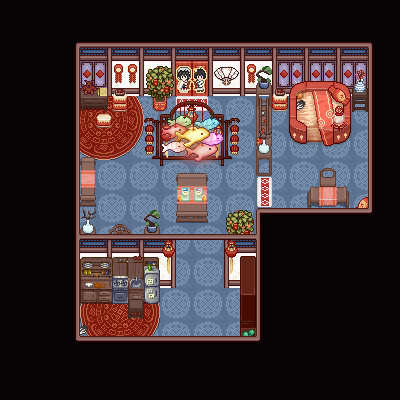

Tiled map render using the project's own tile images. Description and the map definition, with tile-layer contents summarised, below:
An orthogonal 25x25 tile map with 16x16 px tiles, 5 tile layers (Back, Back1, Buildings, Front, ...), 1 hidden layer not drawn, 3 tilesets and 22 objects (22x TileData).

<map version="1.10" tiledversion="1.11.0" orientation="orthogonal" renderorder="right-down" width="25" height="25" tilewidth="16" tileheight="16" infinite="0" nextlayerid="17" nextobjectid="39">
 <properties>
  <property name="Music" value="Guiyuantianxi" />
  <property name="NightTiles" value="Buildings 14 9 229  Buildings 9 9 228 Front 14 7 167 Front 14 8 198 Front 9 7 166 Front 9 8 197" />
  <property name="Warp" value="7 17 Mountain 10 12" />
 </properties>
 <tileset firstgid="1" name="spring_outdoorsTileSheet" tilewidth="16" tileheight="16" tilecount="1975" columns="25">
  <image source="assets/spring_outdoorsTileSheet.png" width="400" height="1264" />
 </tileset>
 <tileset firstgid="1976" name="m" tilewidth="16" tileheight="16" tilecount="2480" columns="31">
  <image source="assets/m.png" width="496" height="1280" />
 </tileset>
 <tileset firstgid="4456" name="paths" tilewidth="16" tileheight="16" tilecount="36" columns="4">
  <image source="assets/paths.png" width="64" height="144" />
 </tileset>
 <layer id="1" name="Back" width="25" height="25">
  <data>[625 cells, 252 non-empty, 14 distinct tile ids]</data>
 </layer>
 <layer id="16" name="Back1" width="25" height="25">
  <data>[625 cells, 95 non-empty, 53 distinct tile ids]</data>
 </layer>
 <layer id="3" name="Buildings" width="25" height="25">
  <data>[625 cells, 464 non-empty, 116 distinct tile ids]</data>
 </layer>
 <layer id="7" name="Front" width="25" height="25">
  <properties>
   <property name="Warp" value="17 19 cxxmap.RES5 70 39" />
  </properties>
  <data>[625 cells, 89 non-empty, 57 distinct tile ids]</data>
 </layer>
 <layer id="11" name="AlwaysFront" width="25" height="25">
  <data>[625 cells, 12 non-empty, 12 distinct tile ids]</data>
 </layer>
 <layer id="13" name="Paths" width="25" height="25" visible="0">
  <data>[625 cells, 19 non-empty, 1 distinct tile ids]</data>
 </layer>
 <objectgroup id="2" name="Back" />
 <objectgroup id="4" name="Buildings">
  <object id="4" name="TileData" x="176" y="80" width="16" height="16">
   <properties>
    <property name="Action" value="Warp 61 33 Mountain" />
   </properties>
  </object>
  <object id="22" name="TileData" x="192" y="80" width="16" height="16">
   <properties>
    <property name="Action" value="Warp 61 33 Mountain" />
   </properties>
  </object>
  <object id="7" name="TileData" x="272" y="96" width="16" height="16">
   <properties>
    <property name="Action" value="Message &quot;Dongtian.13&quot;" />
   </properties>
  </object>
  <object id="33" name="TileData" x="96" y="112" width="16" height="16">
   <properties>
    <property name="Action" value="Message &quot;Dongtian.17&quot;" />
   </properties>
  </object>
  <object id="28" name="TileData" x="320" y="80" width="16" height="16">
   <properties>
    <property name="Action" value="Message &quot;Dongtian.3&quot;" />
   </properties>
  </object>
  <object id="30" name="TileData" x="304" y="80" width="16" height="16">
   <properties>
    <property name="Action" value="Message &quot;Dongtian.10&quot;" />
   </properties>
  </object>
  <object id="8" name="TileData" x="352" y="96" width="16" height="16">
   <properties>
    <property name="Action" value="Message &quot;Dongtian.18&quot;" />
   </properties>
  </object>
  <object id="10" name="TileData" x="224" y="80" width="16" height="16">
   <properties>
    <property name="Action" value="Message &quot;Dongtian.9&quot;" />
   </properties>
  </object>
  <object id="11" name="TileData" x="256" y="112" width="16" height="16">
   <properties>
    <property name="Action" value="Message &quot;Dongtian.12&quot;" />
   </properties>
  </object>
  <object id="12" name="TileData" x="80" y="80" width="16" height="16">
   <properties>
    <property name="Action" value="Message &quot;Dongtian.4&quot;" />
   </properties>
  </object>
  <object id="13" name="TileData" x="144" y="80" width="16" height="16">
   <properties>
    <property name="Action" value="Message &quot;Dongtian.20&quot;" />
   </properties>
  </object>
  <object id="16" name="TileData" x="240" y="80" width="16" height="16">
   <properties>
    <property name="Action" value="Message &quot;Dongtian.11&quot;" />
   </properties>
  </object>
  <object id="21" name="TileData" x="336" y="128" width="16" height="16">
   <properties>
    <property name="Action" value="Message &quot;Dongtian.2&quot;" />
   </properties>
  </object>
  <object id="19" name="TileData" x="144" y="144" width="16" height="16">
   <properties>
    <property name="Action" value="Message &quot;Dongtian.19&quot;" />
   </properties>
  </object>
  <object id="32" name="TileData" x="224" y="144" width="16" height="16">
   <properties>
    <property name="Action" value="Message &quot;Dongtian.16&quot;" />
   </properties>
  </object>
  <object id="31" name="TileData" x="160" y="80" width="16" height="16">
   <properties>
    <property name="Action" value="Message &quot;Dongtian.8&quot;" />
   </properties>
  </object>
  <object id="26" name="TileData" x="256" y="160" width="16" height="16">
   <properties>
    <property name="Action" value="Message &quot;Dongtian.6&quot;" />
   </properties>
  </object>
  <object id="34" name="TileData" x="176" y="192" width="16" height="16">
   <properties>
    <property name="Action" value="Message &quot;Dongtian.23&quot;" />
   </properties>
  </object>
  <object id="35" name="TileData" x="192" y="192" width="16" height="16">
   <properties>
    <property name="Action" value="Message &quot;Dongtian.23&quot;" />
   </properties>
  </object>
  <object id="36" name="TileData" x="240" y="288" width="16" height="16">
   <properties>
    <property name="Action" value="Message &quot;Dongtian.22&quot;" />
   </properties>
  </object>
  <object id="37" name="TileData" x="240" y="304" width="16" height="16">
   <properties>
    <property name="Action" value="Message &quot;Dongtian.22&quot;" />
   </properties>
  </object>
  <object id="38" name="TileData" x="112" y="288" width="16" height="16">
   <properties>
    <property name="Action" value="Message &quot;Dongtian.21&quot;" />
   </properties>
  </object>
 </objectgroup>
 <objectgroup id="8" name="Front" />
 <objectgroup id="12" name="AlwaysFront" />
 <objectgroup id="14" name="Paths" />
</map>